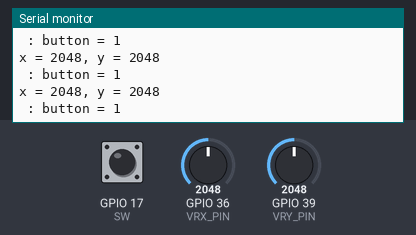
A sketch run on a simulated ESP32. Shown: the last lines printed to the serial monitor. Inputs (shaded band) come from the test bench; at power-on: GPIO 17 (SW) HIGH, GPIO 36 (VRX_PIN) = 2048, GPIO 39 (VRY_PIN) = 2048.

Above: at 1.3 s.
1.4 s: GPIO 17 (SW) pulled LOW for 1 s
At 2.4 s:
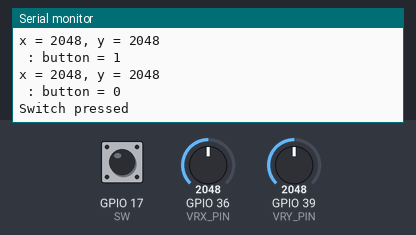
4.0 s: GPIO 36 (VRX_PIN) set to 2866
At 4.4 s:
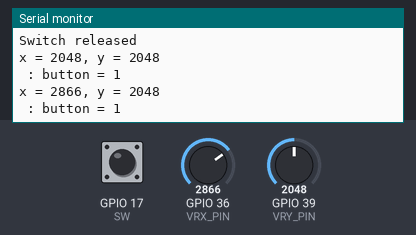
5.5 s: GPIO 39 (VRY_PIN) set to 2866
At 5.9 s:
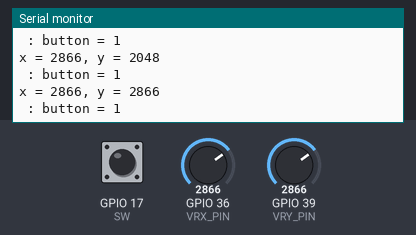
7.0 s: GPIO 36 (VRX_PIN) set to 3603
At 7.4 s:
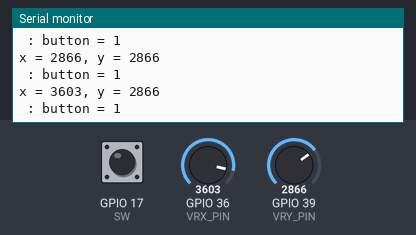
8.5 s: GPIO 39 (VRY_PIN) set to 3603
At 8.9 s:
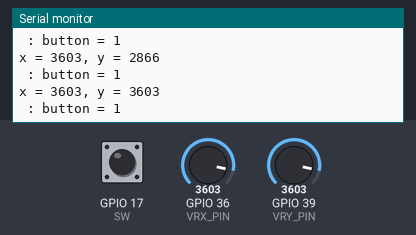
Timing chart, 0 to 11.0 s (numbered marks = the images above; inputs shaded):
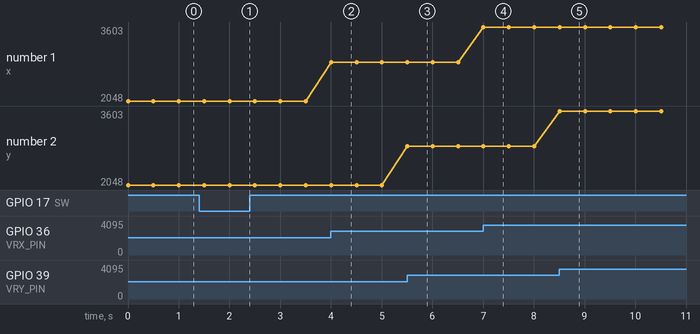

The sketch:

esp32_joystick_switch.ino
```cpp
#include <ezButton.h>

#define VRX_PIN  36 // ESP32 pin GPIO36 (ADC0) connected to VRX pin
#define VRY_PIN  39 // ESP32 pin GPIO39 (ADC0) connected to VRY pin
#define SW 17

ezButton button(SW);

int valueX = 0; // to store the X-axis value
int valueY = 0; // to store the Y-axis value
int swtch = 0;
void setup() {
  button.setDebounceTime(50);
  Serial.begin(9600) ;
}

void loop() {
  // read X and Y analog values
  valueX = analogRead(VRX_PIN);
  valueY = analogRead(VRY_PIN);
  button.loop();
  swtch = button.getState();

  // print data to Serial Monitor on Arduino IDE
  Serial.print("x = ");
  Serial.print(valueX);
  Serial.print(", y = ");
  Serial.println(valueY);
  Serial.print(" : button = ");
  Serial.println(swtch);
  if(button.isPressed()) {
     Serial.println("Switch pressed");
  }
    if(button.isReleased()) {
     Serial.println("Switch released");
  }
  delay(500);
}
```

Measured:
- after the input at 1.4 s, the serial monitor: prints a new line after 0.60 s (image 1)
- after the input at 4.0 s, the serial monitor: prints a new line at once (image 2)
- after the input at 5.5 s, the serial monitor: prints a new line at once (image 3)
- after the input at 7.0 s, the serial monitor: prints a new line at once (image 4)
- after the input at 8.5 s, the serial monitor: prints a new line at once (image 5)
- plotted number 1: 2048 → 2866 after the input at 4.0 s, 2866 → 3603 after the input at 7.0 s
